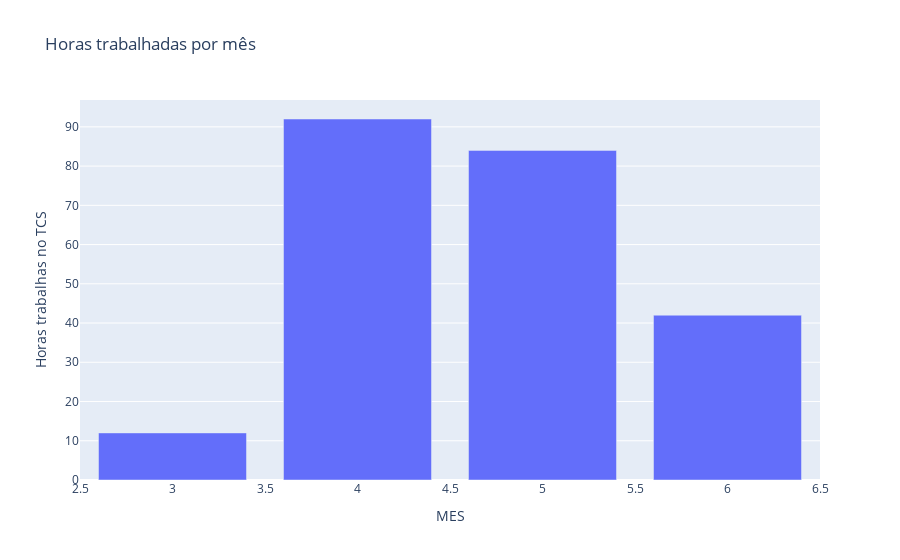

The notebook cell this image was saved under:
### Code cell
df_filtred = df.groupby("MES")["Horas trabalhas no TCS"].sum()
df_filtred = pd.DataFrame(df_filtred)
df_filtred["MES"] = df_filtred.index
df_filtred.index.name = "Indice"
fig_hours_month = px.bar(df_filtred, x="MES", y="Horas trabalhas no TCS", title="Horas trabalhadas por mês")
fig_hours_month.show()

### Figure 1 — Plotly figure (JSON) as saved in the notebook; plotly's stock layout.template omitted (floating-point values rounded to 4 significant figures)
{"data": [{"alignmentgroup": "True", "hovertemplate": "MES=%{x}<br>Horas trabalhas no TCS=%{y}<extra></extra>", "legendgroup": "", "marker": {"color": "#636efa", "pattern": {"shape": ""}}, "name": "", "offsetgroup": "", "orientation": "v", "showlegend": false, "textposition": "auto", "type": "bar", "x": [3, 4, 5, 6], "xaxis": "x", "y": [12, 92, 84, 42], "yaxis": "y"}], "layout": {"autosize": true, "barmode": "relative", "legend": {"tracegroupgap": 0}, "title": {"text": "Horas trabalhadas por mês"}, "xaxis": {"anchor": "y", "autorange": true, "domain": [0, 1], "range": [2.5, 6.5], "title": {"text": "MES"}, "type": "linear"}, "yaxis": {"anchor": "x", "autorange": true, "domain": [0, 1], "range": [0, 96.84], "title": {"text": "Horas trabalhas no TCS"}, "type": "linear"}}}
